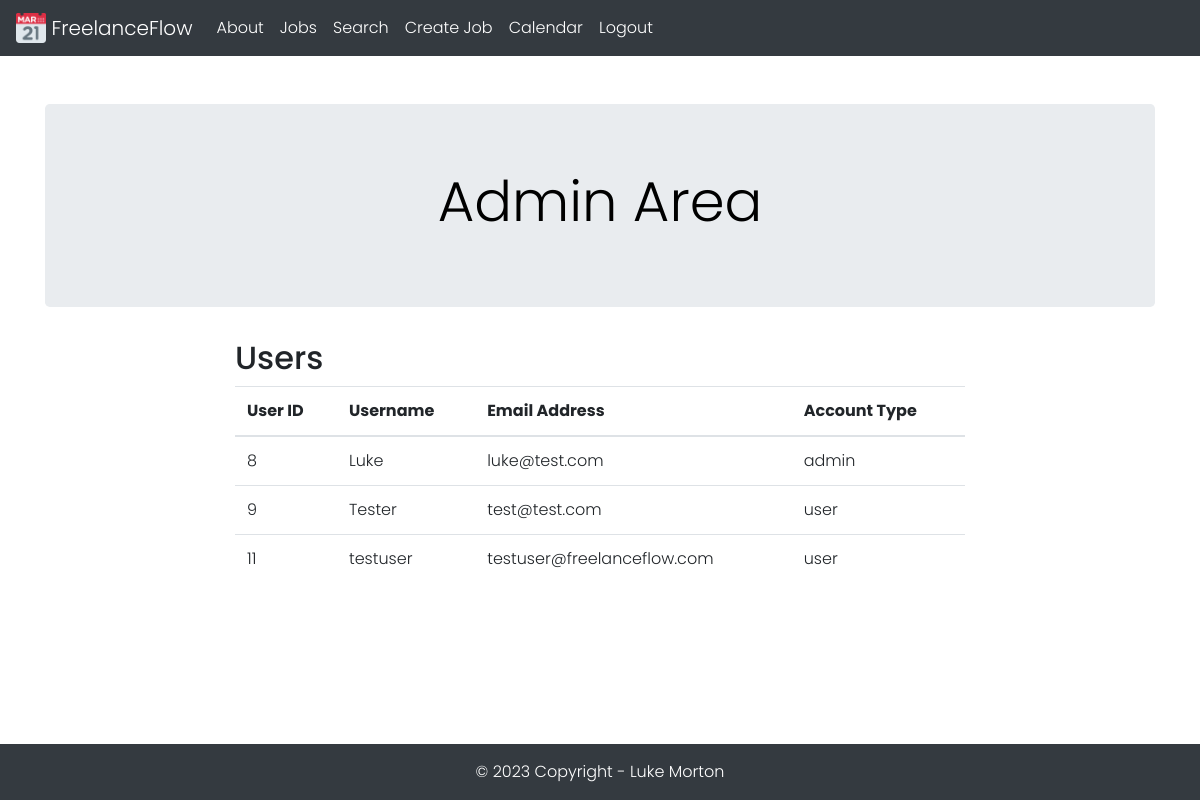
Screenshot of /admin (signed in) with the database file from the repository.
### tables this page shows
CREATE TABLE Users (
    userid INTEGER PRIMARY KEY AUTOINCREMENT,
    username TEXT NOT NULL,
    password TEXT NOT NULL,
    emailaddress TEXT NOT NULL,
    firstname TEXT NOT NULL,
    lastname TEXT NOT NULL,
    accounttype TEXT NOT NULL DEFAULT 'user'
);

### application.py (the view)
@app.route('/admin')
@login_required
def admin():
    if current_user.accounttype == 'admin':
        all_users = get_all_users()
        return render_template('admin.html', all_users=all_users)
    else:
        return redirect(url_for('index'))

### application.py (called while the page is built)
def database_connection():
    conn = sqlite3.connect('freelanceflow.db')
    conn.row_factory = sqlite3.Row
    return conn

@login_manager.user_loader
def load_user(user_id):
    conn = database_connection()
    user_data = conn.execute('SELECT * FROM Users WHERE userid = ?', (user_id,)).fetchone()
    conn.close()
    if user_data is None:
        return None
    user = User(user_data['userid'], user_data['emailaddress'], user_data['password'], user_data['firstname'], user_data['lastname'], user_data['username'], user_data['accounttype'])
    return user

def get_all_users():
    conn = database_connection()
    all_users = conn.execute('SELECT * FROM Users').fetchall()
    conn.close()
    return all_users

### templates/admin.html (shortened to what this page needs)
{% extends 'base.html' %}
{% block jumbotron_title %} Admin Area {% endblock %}
{% block content %}
    <div class="container">
        <div class="row justify-content-center">
            <div class="col-md-8">
                <h2>Users</h2>
                <table class="table">
                    <thead>
                        <tr>
                            <th>User ID</th>
                            <th>Username</th>
                            <th>Email Address</th>
                            <th>Account Type</th>
                        </tr>
                    </thead>
                    <tbody>
                        {% for user in all_users %}
                            <tr>
                                <td>{{ user['userid'] }}</td>
                                <td>{{ user['username'] }}</td>
                                <td>{{ user['emailaddress'] }}</td>
                                <td>{{ user['accounttype'] }}</td>
                            </tr>
                        {% endfor %}
                    </tbody>
                </table>
            </div>
        </div>
    </div>
{% endblock %}

### static/css/style.css (style rules this page uses)
* { margin: 0 }
html, body { width: 100%; }
body { background-color: rgb(255, 255, 255); font-family: 'Poppins', sans-serif; font-weight: 300; padding-bottom: 120px; }

### rows the page displays
Users: userid "8", username "Luke", emailaddress "luke@test.com", accounttype "admin"
Users: userid "9", username "Tester", emailaddress "test@test.com", accounttype "user"
Users: userid "11", username "testuser", emailaddress "testuser@freelanceflow.com", accounttype "user"
